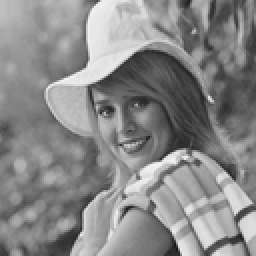
%> input picture matlab code/input_images/elaine.bmp, 128 x 128 px, shrunk from 512 x 512 before the run (shown 2 times larger)
$ octave --eval "result = MRF_decompression;"   (GNU Octave 9; MATLAB toolbox functions it lacks are replaced by stand-ins)
%> lines starting %> are read from the running program, lines starting %| are printed output that depends on the picture
### matlab code/Toolkits/PSD_decompress.m
function I_reconstruct = PSD_decompress(I_quant)

bitnum = 3;
pattern_num = 3;
pattern_norm = [0, 1, 2, 5, 4, 3, 6, 7, 8];

thresh = [1:(2^bitnum - 1)] * (256 / 2^bitnum) - 1;
pattern_size = pattern_num;
L = pattern_size * pattern_size;
w = 256 / (2^bitnum); % quantization error
pattern_norm = reshape(pattern_norm, [pattern_size, pattern_size])';
[height, width] = size(I_quant);
distortion_pad = pattern(pattern_size, height, width, w, pattern_norm) * (-1); % negative distortion pattern
pad_num = pattern_size - 2;

pattern_hsize = floor(pattern_num/2);
I_quantization = I_quant;
I_reconstruct = zeros(height, width);

for i = 1:height
    for j = 1:width %loop for every pixel
        if i == 1
            patch_start_x = 1;
        else
            patch_start_x = i - pattern_hsize;
        end
        if j == 1
            patch_start_y = 1;
        else
            patch_start_y = j - pattern_hsize;
        end
        if i == height
            patch_end_x = height;
        else
            patch_end_x = i + pattern_hsize;
        end
        if j == width
            patch_end_y = width;
        else
            patch_end_y = j + pattern_hsize;
        end

        Neighbour_tmp = I_quantization(patch_start_x:patch_end_x, patch_start_y:patch_end_y);
        Neighbour = Neighbour_tmp(:);
        distortion_pattern_array_tmp = distortion_pad(patch_start_x:patch_end_x, patch_start_y:patch_end_y);
        distortion_pattern_array = distortion_pattern_array_tmp(:);

        ub = I_quantization(i, j) + w - distortion_pad(i, j);
        lb = I_quantization(i, j) - distortion_pad(i, j);
        ub_array = Neighbour + w - distortion_pattern_array;
        lb_array = Neighbour - distortion_pattern_array;

        for k = 1:length(Neighbour)
            ub_temp = ub_array(k);
            lb_temp = lb_array(k);
            if ub_temp >= lb && lb_temp <= ub
                if ub_temp < ub
                    ub = ub_temp;
                end
                if lb_temp > lb
                    lb = lb_temp;
                end
            end
        end
        I_reconstruct(i, j) = (ub + lb) / 2;
    end
end

### matlab code/Toolkits/pattern.m
function [distortion_pad, pattern_pad] = pattern(N, x, y, w, pattern, user_define)
% N: pattern_size
% x: height
% y: width

L = N * N;
if nargin < 5
    pattern = [0, 1, 2, 3, 4, 5, 6, 7, 8];
end
if nargin < 6
    user_define = 0;
end
if isempty(pattern)
    pattern = [0, 1, 2; 3, 4, 5; 6, 7, 8];
end
pad_num = ceil((N - 1)/2);

if user_define
    distortion_pattern = pattern;
else
    distortion_pattern = round(pattern*w/L);
end

distortion_pad = repmat(distortion_pattern, [ceil((x + pad_num * 2)/N), ceil((y + pad_num * 2)/N)]);
pattern_pad = repmat(pattern, [ceil((x + pad_num * 2)/N), ceil((y + pad_num * 2)/N)]);

[x1, y1] = size(distortion_pad);
for i = 1:y1 - (y + pad_num * 2)
    distortion_pad(:, end) = [];
    pattern_pad(:, end) = [];
end
for i = 1:x1 - (x + pad_num * 2)
    distortion_pad(end, :) = [];
    pattern_pad(:, end) = [];
end

### matlab code/Toolkits/MRF_decompression/unary_energy_v1.m
function unary = unary_energy_v1(z, z_clamp, distortion_pad, subimage_index, w, sigma, verbose, modulo)
% N_labels * N_sites

if nargin < 7
    verbose = true;
end
if(verbose)
    disp('Calculating unary term');
end

N_sites = length(z);
distortion_vector = distortion_vetorize(distortion_pad,N_sites); % vectors with distortion values
N_labels = 256; % labels start from 1

if modulo
    z_array = repmat(z,1,N_labels)';
    for i = 1:length(z)
        if z(i) >= 0
            continue;
        end
        remain_rows = z(i) + 128;
        z_array((remain_rows + 1):end,i) = z(i) + 256;
    end
else
    z_array = repmat(z_clamp,1,N_labels)';
end
label_array = repmat((1:N_labels)', 1, N_sites);

likelihood = (0.5/w)*(erf((z_array - label_array + w)/sqrt(2 * sigma^2)) - erf((z_array - label_array)/sqrt(2 * sigma^2)));
unary = -log(likelihood);

% [10 lines of commented-out code are left out]

unary(unary > 1e4) = 1e4;
unary = int32(unary * 1000);
unary(unary<0) = 0;

% for progressive reconstruction
mask = zeros(size(distortion_vector)); % mask for received location
mask(distortion_vector<=subimage_index) = 1;
mask_location = find(mask==0);
unary(:,mask_location) = 0;

end


function distortion_vector = distortion_vetorize(distortion_pad,N)
    distortion_vector = double(reshape(distortion_pad,N,1));
    % [0,4,7;18,14,11;21,25,28]
    for i = 1:length(distortion_vector)
        switch distortion_vector(i)
            case 0
                distortion_vector(i) = 1;
            case 4
                distortion_vector(i) = 2;
            case 7
                distortion_vector(i) = 3;
            case 11
                distortion_vector(i) = 4;
            case 14
                distortion_vector(i) = 5;
            case 18
                distortion_vector(i) = 6;
            case 21
                distortion_vector(i) = 7;
            case 25
                distortion_vector(i) = 8;
            case 28
                distortion_vector(i) = 9;
        end
    end
end

### matlab code/Toolkits/MRF_decompression/mrf_neighbors.m
function neighbors = mrf_neighbors(im, distortion, gamma, verbose, modulo)
%% assmeblePairwise assembles pairwise matrix for im_crop
% NumSites-by-NumSites
% gamma: balance coefficient

beta = 0;
alpha = 0.06;
T = 64;
if(nargin < 4)
    verbose = false;
end
if nargin < 5
   modulo = 0;
end

sz = size(im);  % size of image
sz = sz(1:2);
N = sz(1)*sz(2);% pixel number
c = size(im,3); % color channels: for grayscale image c=1
Z = double(reshape(im,N,c)); % vectors with color channels
D = double(reshape(distortion,N,1)); % vectors with distortion values
theta.beta = beta;

% for 8-connected
r = zeros(N*8,1); % row
c = zeros(N*8,1); % column
s = zeros(N*8,1); % pairwise energy
if(verbose)
    disp('Assembling pairwise matrix');
end
vector_index = 1; % index
for pixel_index = 1:N
    [x,y] = ind2sub_fast(sz,pixel_index); % find [row, column] from index
    D_current = D(pixel_index);

    %8-connectivty
    %pairwise energy for horizonal/vertical pairs
    neighborpixel_index = sub2ind_fast(sz,min(x+1,sz(1)),y);
    D_neighbor = D(neighborpixel_index);
    weight = weight_compensate(D_current,D_neighbor,alpha);
    %s(j) = gamma*1*(m ~= i)*exp(-beta*norm(Z(m,:)-Z(i,:))^2);
    s(vector_index) = gamma* V_connection(1) * V_pairwise(Z(neighborpixel_index,:), Z(pixel_index,:), theta, T, 1, modulo, D_current, D_neighbor)*(neighborpixel_index ~= pixel_index) * weight *1.5;
    c(vector_index) = neighborpixel_index;
    r(vector_index) = pixel_index;
    vector_index = vector_index+1;

    neighborpixel_index = sub2ind_fast(sz,max(x-1,1),y);
    D_neighbor = D(neighborpixel_index);
    weight = weight_compensate(D_current,D_neighbor,alpha);
    s(vector_index) = gamma* V_connection(1) * V_pairwise(Z(neighborpixel_index,:), Z(pixel_index,:), theta, T, 1, modulo, D_current, D_neighbor)*(neighborpixel_index ~= pixel_index) * weight *1.5;
    c(vector_index) = neighborpixel_index;
    r(vector_index) = pixel_index;
    vector_index = vector_index+1;

    neighborpixel_index = sub2ind_fast(sz,x,min(y+1,sz(2)));
    D_neighbor = D(neighborpixel_index);
    weight = weight_compensate(D_current,D_neighbor,alpha);
    s(vector_index) = gamma* V_connection(1) * V_pairwise(Z(neighborpixel_index,:), Z(pixel_index,:), theta, T, 1, modulo, D_current, D_neighbor)*(neighborpixel_index ~= pixel_index) * weight;
    c(vector_index) = neighborpixel_index;
    r(vector_index) = pixel_index;
    vector_index = vector_index+1;

    neighborpixel_index = sub2ind_fast(sz,x,max(y-1,1));
    D_neighbor = D(neighborpixel_index);
    weight = weight_compensate(D_current,D_neighbor,alpha);
    s(vector_index) = gamma* V_connection(1) * V_pairwise(Z(neighborpixel_index,:), Z(pixel_index,:), theta, T, 1, modulo, D_current, D_neighbor)*(neighborpixel_index ~= pixel_index) * weight;
    c(vector_index) = neighborpixel_index;
    r(vector_index) = pixel_index;
    vector_index = vector_index+1;


    %pairwise energy for diagonal pairs
    neighborpixel_index = sub2ind_fast(sz,min(x+1,sz(1)),min(y+1,sz(2)));
    D_neighbor = D(neighborpixel_index);
    weight = weight_compensate(D_current,D_neighbor,alpha);
    s(vector_index) = gamma* V_connection(2) * V_pairwise(Z(neighborpixel_index,:), Z(pixel_index,:), theta, T, 1, modulo, D_current, D_neighbor)*(neighborpixel_index ~= pixel_index) * weight / 1.4;
    %s(j) = gamma*1/sqrt(2)*(m ~= i)*exp(-beta*norm(Z(m,:)-Z(i,:))^2);
    c(vector_index) = neighborpixel_index;
    r(vector_index) = pixel_index;
    vector_index = vector_index+1;

    neighborpixel_index = sub2ind_fast(sz,max(x-1,1),max(y-1,1));
    D_neighbor = D(neighborpixel_index);
    weight = weight_compensate(D_current,D_neighbor,alpha);
    s(vector_index) = gamma* V_connection(2) * V_pairwise(Z(neighborpixel_index,:), Z(pixel_index,:), theta, T, 1, modulo, D_current, D_neighbor)*(neighborpixel_index ~= pixel_index) * weight / 1.4;
    c(vector_index) = neighborpixel_index;
    r(vector_index) = pixel_index;
    vector_index = vector_index+1;

    neighborpixel_index = sub2ind_fast(sz,max(x-1,1),min(y+1,sz(2)));
    D_neighbor = D(neighborpixel_index);
    weight = weight_compensate(D_current,D_neighbor,alpha);
    s(vector_index) = gamma* V_connection(2) * V_pairwise(Z(neighborpixel_index,:), Z(pixel_index,:), theta, T, 1, modulo, D_current, D_neighbor)*(neighborpixel_index ~= pixel_index) * weight / 1.4;
    c(vector_index) = neighborpixel_index;
    r(vector_index) = pixel_index;
    vector_index = vector_index+1;

    neighborpixel_index = sub2ind_fast(sz,min(x+1,sz(1)),max(y-1,1));
    D_neighbor = D(neighborpixel_index);
    weight = weight_compensate(D_current,D_neighbor,alpha);
    s(vector_index) = gamma* V_connection(2) * V_pairwise(Z(neighborpixel_index,:), Z(pixel_index,:), theta, T, 1, modulo, D_current, D_neighbor)*(neighborpixel_index ~= pixel_index) * weight / 1.4;
    c(vector_index) = neighborpixel_index;
    r(vector_index) = pixel_index;
    vector_index = vector_index+1;

end

neighbors = sparse(r,c,fix(s),N,N);
neighbors(neighbors==2)=1;
neighbors = triu(neighbors);
if(verbose)
    disp('done');
end

end

### matlab code/Toolkits/ind2sub_fast.m
function [r, c] = ind2sub_fast(sz, idx);

nrows = sz(1);
r = rem(idx-1, nrows) + 1;
c = (idx - r) / nrows + 1;

### matlab code/Toolkits/sub2ind_fast.m
function idx = sub2ind_fast(sz, rows, cols)

idx = rows + (cols - 1) * sz(1);

### matlab code/Toolkits/MRF_decompression/weight_compensate.m
function weight = weight_compensate(D1,D2,alpha)

weight = 2/(1+exp(-alpha*abs(D1 - D2)));
% [23 lines of commented-out code are left out]

### matlab code/Toolkits/MRF_decompression/V_connection.m
function V = V_connection(type)

if type == 1
    V = 1;
else
%     V = 1/sqrt(2);
    V = 1;
end

### matlab code/Toolkits/MRF_decompression/V_pairwise.m
function V = V_pairwise(z_q, z_p, theta, T, type, modulo, D_p, D_q)
% [7 lines of commented-out code are left out]

if modulo == 0
    if type == 1
        if abs(z_p - Dp - z_q + D_q) > T
            V = 0;
        else
            V = 1;
        end
    else
        if abs(z_p - Dp - z_q + D_q)^2 > T
            V = 0;
        else
            V = 1;
        end
    end
else
    if z_p < 0
        z_1 = z_p + 256;
    else
        z_1 = z_p;
    end
    if z_q < 0
        z_2 = z_q + 256;
    else
        z_2 = z_q;
    end
    if type == 1
        if abs(z_p - z_q) > T && abs(z_p - z_2) > T && abs(z_1 - z_q) > T
            V = 0;
        else
            V = 1;
        end
    else
        if abs(z_p - z_q)^2 > T && abs(z_p - z_2)^2 > T && abs(z_1 - z_q)^2 > T
            V = 0;
        else
            V = 1;
        end
    end
end


function y = abs(x)
if x < 0
    y = -x;
else
    y = x;
end

### matlab code/Toolkits/MRF_decompression/mrf_smoothness.m
function smoothcost = mrf_smoothness(p,Vmax)
% N_labels * N_labels

N_labels = 256;
smoothcost = zeros(N_labels, N_labels);
%% trancated norm
for label1 = 1:N_labels
    for label2 = 1:N_labels
        smoothcost(label1,label2) = min(abs(label1-label2)^p, Vmax);
    end
end

% [6 lines of commented-out code are left out]


smoothcost = int32(smoothcost);

### matlab code/Toolkits/MRF_decompression.m
function I_decompression = MRF_decompression(I, option)
if nargin < 1
    addpath('Toolkits');
    addpath(genpath('.\Toolkits\gco-v3.0'));
    image_dir = 'input_images\';
    image_name = 'elaine';
    image_type = '.bmp';
    I = imread([image_dir, image_name, image_type]);
%> I is the input picture: size 128x128x3 uint8; min 24, max 245, mean 136.4
end
if ndims(I) == 3
    I = rgb2gray(I);
%> I: size 128x128 uint8
end

if nargin < 2
    modulo = 1;
    figure_on = 1;
    bitnum = 3;
end

%% parameters
% a good parameter setting
% gamma = 14; sigma = 8; Vmax = 128; p = 1; beta = 0; alpha = 0.06; T = 64

subimage_index = 9; % subimage index
switch subimage_index
    case 1
        gamma = 12 / 9 * 1;
        sigma = 8;
    case 2
        gamma = 12 / 9 * 2;
        sigma = 8;
    case 3
        gamma = 12 / 9 * 3;
        sigma = 8;
    case 4
        gamma = 12 / 9 * 4;
        sigma = 8;
    case 5
        gamma = 12 / 9 * 5;
        sigma = 8;
    case 6
        gamma = 12 / 9 * 6;
        sigma = 8;
    case 7
        gamma = 12 / 9 * 7;
        sigma = 8;
    case 8
        gamma = 12 / 9 * 8;
        sigma = 8;
    case 9
        gamma = 12 / 9 * 9;
        sigma = 8;
end
Vmax = 128;
p = 1;

%% PSD compression
pattern_size = 3;
pattern_norm = [0, 1, 2, 5, 4, 3, 6, 7, 8];
pattern_norm = reshape(pattern_norm, [pattern_size, pattern_size])'
w = 256 / (2^bitnum); % quantization error
[height, width] = size(I);
%> height = 128; width = 128

I_quant_pad = double(I);
I_reconstruct_fast = PSD_decompress(I_quant_pad);
%> after the loop in PSD_decompress, `for i = 1:height`:
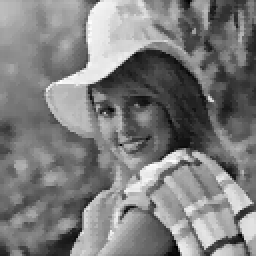
%> I_reconstruct: size 128x128 double (shown 2 times larger); min 60, max 276, mean 166.7; drawn with min black and max white
%> after the loop in PSD_decompress, `for i = 1:height`: patch_start_x = 127
distortion_pad = pattern(pattern_size, height, width, w, pattern_norm) * (-1);
distortion_pad(:, end) = [];
%> distortion_pad: size 130x129 double
distortion_pad(:, end) = [];
%> distortion_pad: size 130x128 double
distortion_pad(end, :) = [];
%> distortion_pad: size 129x128 double
distortion_pad(end, :) = [];
%> distortion_pad: size 128x128 double
[height, width] = size(I_quant_pad);

%% MRF decompression
z = I_quant_pad - distortion_pad;
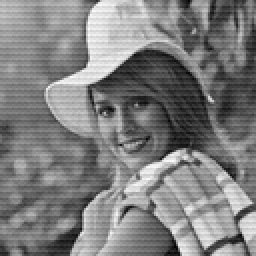
%> z: size 128x128 double (shown 2 times larger); min 31, max 271, mean 150.5; drawn with min black and max white
z_vector = z(:);
z_clamp = z_vector;
z_clamp(z_clamp < 0) = 0;
unary = unary_energy_v1(z_vector, z_clamp, distortion_pad, subimage_index, w, sigma, true, modulo);
neighbors = mrf_neighbors(z, distortion_pad, gamma, true, modulo); % N_sites * N_sites
%> the loop in mrf_neighbors, `for pixel_index = 1:N` made 16384 passes
smoothcost = mrf_smoothness(p, Vmax); % N_labels * N_labels
z_init = uint8(I_reconstruct_fast);
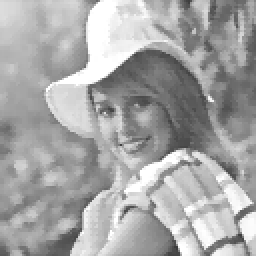
%> z_init: size 128x128 uint8 (shown 2 times larger); min 60, max 255, mean 166.7
z_init = z_init(:) + 1;

%% Graphcut
N_sites = length(z_vector);
N_labels = 256; % labels start from 1
%> (the run ends here)
